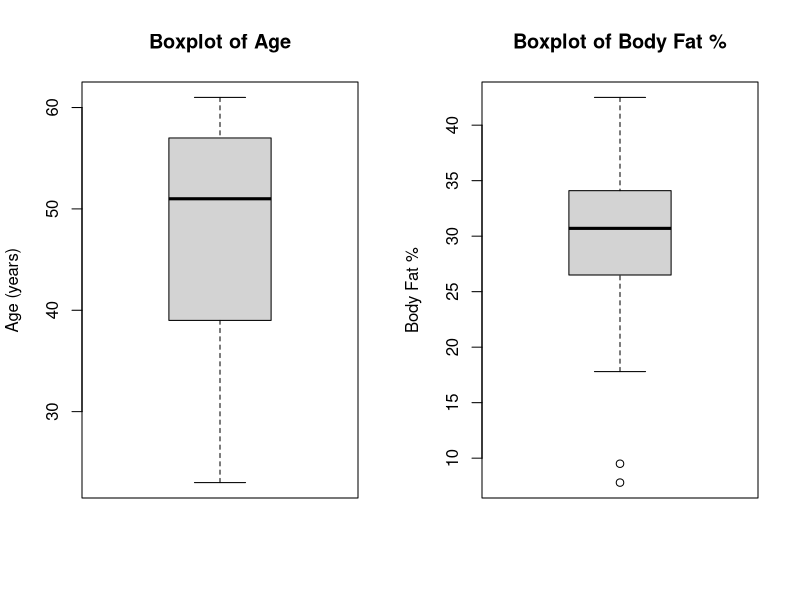
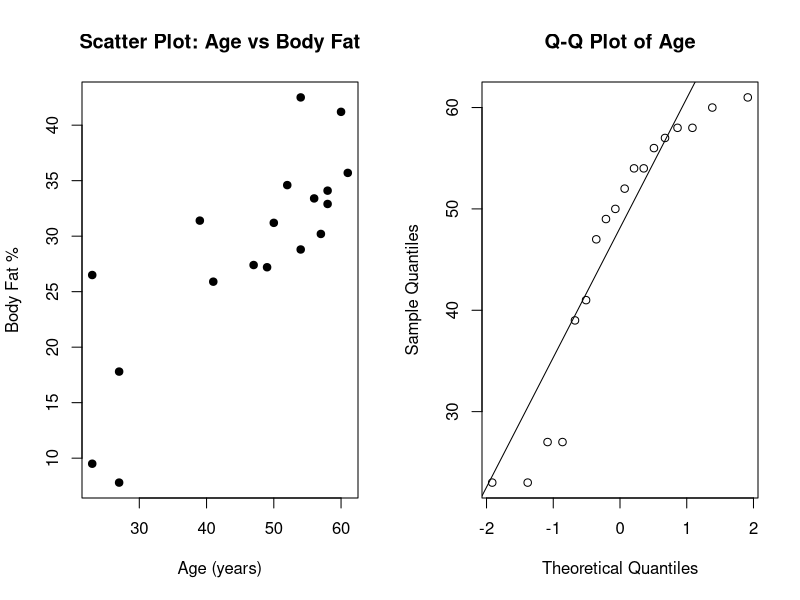
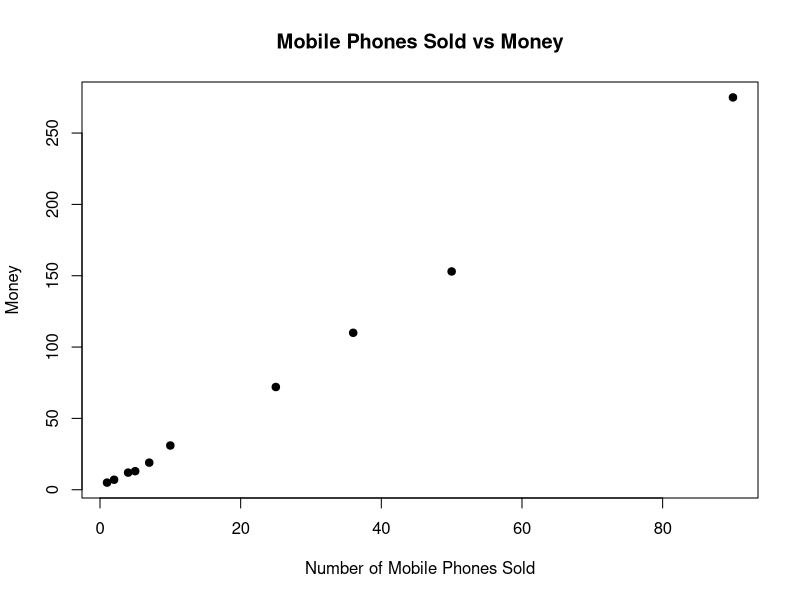
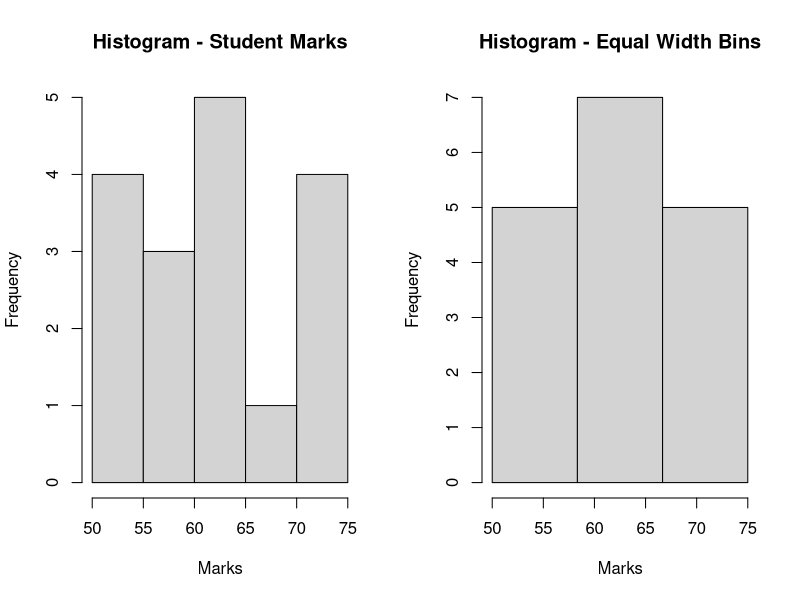
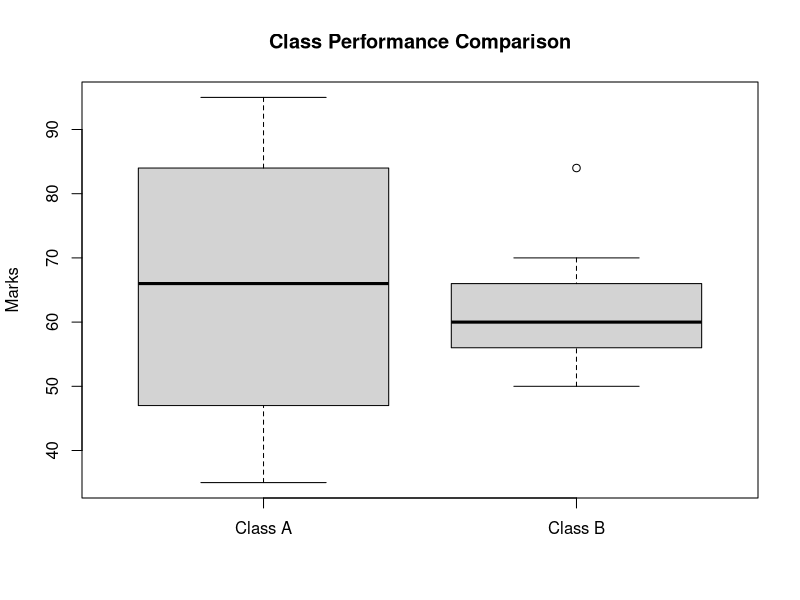
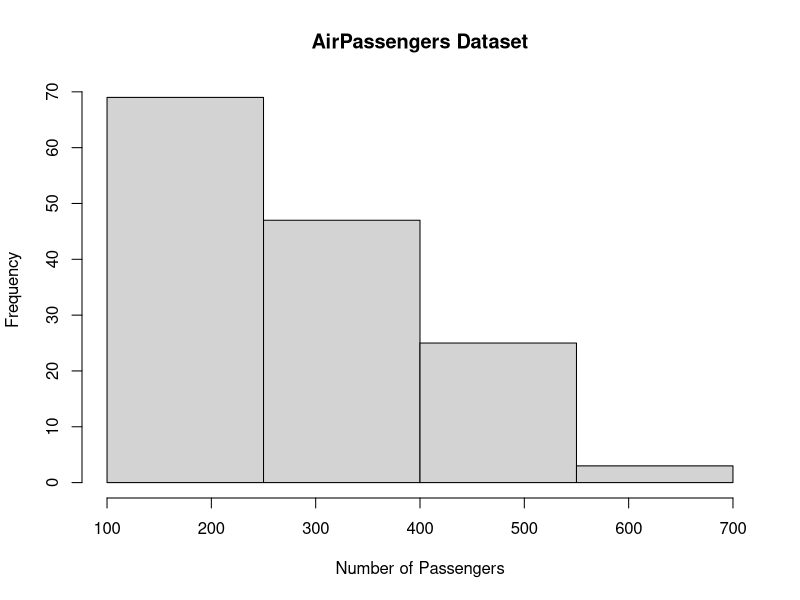
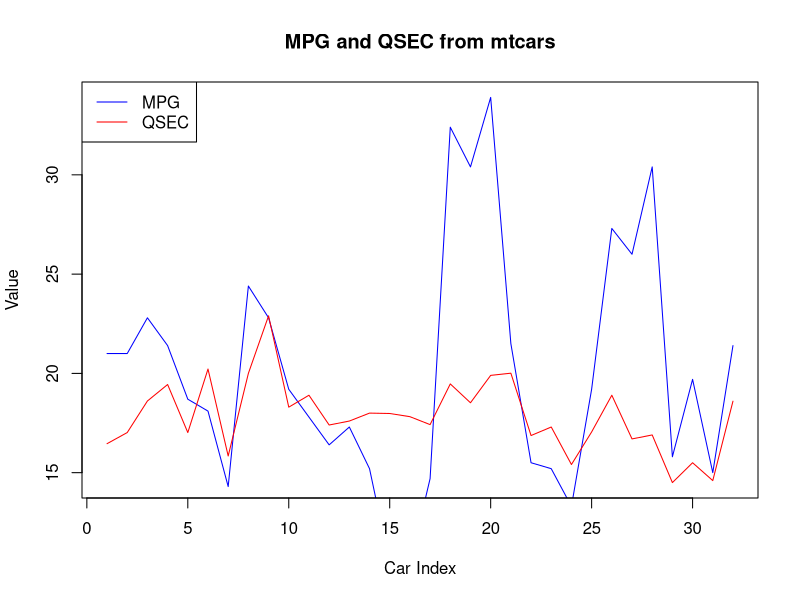

These charts were generated, in order, by the following R code: (Note: this script raises an error after producing the figures.)
# CSA16 DATA WAREHOUSE AND DATA MINING - LAB SOLUTIONS
# Part 1: Statistics and Visualization (Exercises 2, 4-8, 10-11, 14, 16-21, 25, 31, 33-34)

# ============================================================================
# EXERCISE 2: Mean, Median, Mode, Midrange, and Quartiles
# ============================================================================
data2 <- c(13, 15, 16, 16, 19, 20, 20, 21, 22, 22, 25, 25, 25, 25, 30, 33, 33, 35, 35, 35, 35, 36, 40, 45, 46, 52, 70)

# (a) Mean and Median
mean_val <- mean(data2)
median_val <- median(data2)
cat("Mean:", mean_val, "\n")
cat("Median:", median_val, "\n")

# (b) Mode
get_mode <- function(x) {
  ux <- unique(x)
  ux[which.max(tabulate(match(x, ux)))]
}
mode_val <- get_mode(data2)
cat("Mode:", mode_val, "\n")
cat("Modality: The data is multimodal (25 appears 4 times)\n")

# (c) Midrange
midrange <- (min(data2) + max(data2)) / 2
cat("Midrange:", midrange, "\n")

# (d) First and Third Quartiles
q1 <- quantile(data2, 0.25)
q3 <- quantile(data2, 0.75)
cat("Q1 (First Quartile):", q1, "\n")
cat("Q3 (Third Quartile):", q3, "\n")

# ============================================================================
# EXERCISE 4: Data Smoothing (Bin Mean, Bin Median, Bin Boundaries)
# ============================================================================
data4 <- c(11, 13, 13, 15, 15, 16, 19, 20, 20, 20, 21, 21, 22, 23, 24, 30, 40, 45, 45, 45, 71, 72, 73, 75)

# Divide into 3 equal-frequency bins
bin_size <- length(data4) / 3
bin1 <- data4[1:floor(bin_size)]
bin2 <- data4[(floor(bin_size)+1):(2*floor(bin_size))]
bin3 <- data4[(2*floor(bin_size)+1):length(data4)]

# a) Smoothing by bin mean
bin1_mean <- mean(bin1)
bin2_mean <- mean(bin2)
bin3_mean <- mean(bin3)

data4_bin_mean <- c(rep(bin1_mean, length(bin1)), 
                    rep(bin2_mean, length(bin2)), 
                    rep(bin3_mean, length(bin3)))
cat("Exercise 4a - Smoothing by Bin Mean:\n")
cat("Bin 1:", bin1, " -> Mean:", bin1_mean, "\n")
cat("Bin 2:", bin2, " -> Mean:", bin2_mean, "\n")
cat("Bin 3:", bin3, " -> Mean:", bin3_mean, "\n")
cat("Smoothed data:", data4_bin_mean, "\n\n")

# b) Smoothing by bin median
bin1_median <- median(bin1)
bin2_median <- median(bin2)
bin3_median <- median(bin3)

data4_bin_median <- c(rep(bin1_median, length(bin1)), 
                      rep(bin2_median, length(bin2)), 
                      rep(bin3_median, length(bin3)))
cat("Exercise 4b - Smoothing by Bin Median:\n")
cat("Bin 1 Median:", bin1_median, "\n")
cat("Bin 2 Median:", bin2_median, "\n")
cat("Bin 3 Median:", bin3_median, "\n")
cat("Smoothed data:", data4_bin_median, "\n\n")

# c) Smoothing by bin boundaries
bin1_boundary <- c(rep(min(bin1), length(bin1)/2), rep(max(bin1), ceiling(length(bin1)/2)))
bin2_boundary <- c(rep(min(bin2), length(bin2)/2), rep(max(bin2), ceiling(length(bin2)/2)))
bin3_boundary <- c(rep(min(bin3), length(bin3)/2), rep(max(bin3), ceiling(length(bin3)/2)))

data4_bin_boundary <- c(bin1_boundary[1:length(bin1)], 
                        bin2_boundary[1:length(bin2)], 
                        bin3_boundary[1:length(bin3)])
cat("Exercise 4c - Smoothing by Bin Boundaries:\n")
cat("Smoothed data:", data4_bin_boundary, "\n\n")

# ============================================================================
# EXERCISE 5: Hospital Age and Body Fat Data - Statistics and Plots
# ============================================================================
age5 <- c(23, 23, 27, 27, 39, 41, 47, 49, 50, 52, 54, 54, 56, 57, 58, 58, 60, 61)
bodyfat5 <- c(9.5, 26.5, 7.8, 17.8, 31.4, 25.9, 27.4, 27.2, 31.2, 34.6, 42.5, 28.8, 33.4, 30.2, 34.1, 32.9, 41.2, 35.7)

# (a) Mean, Median, Standard Deviation
cat("EXERCISE 5 - Hospital Data Analysis\n")
cat("Age - Mean:", mean(age5), ", Median:", median(age5), ", SD:", sd(age5), "\n")
cat("Body Fat - Mean:", mean(bodyfat5), ", Median:", median(bodyfat5), ", SD:", sd(bodyfat5), "\n\n")

# (b) Boxplots
par(mfrow=c(1,2))
boxplot(age5, main="Boxplot of Age", ylab="Age (years)")
boxplot(bodyfat5, main="Boxplot of Body Fat %", ylab="Body Fat %")
par(mfrow=c(1,1))

# (c) Scatter plot and Q-Q plot
par(mfrow=c(1,2))
plot(age5, bodyfat5, main="Scatter Plot: Age vs Body Fat", 
     xlab="Age (years)", ylab="Body Fat %", pch=19)
qqnorm(age5, main="Q-Q Plot of Age")
qqline(age5)
par(mfrow=c(1,1))

# ============================================================================
# EXERCISE 6: Normalization Methods for Age Data
# ============================================================================
age_value <- 35
age_mean <- mean(age5)
age_sd <- 12.94

cat("\nEXERCISE 6 - Normalization of Age = 35\n")

# (i) Min-Max Normalization
age_min <- min(age5)
age_max <- max(age5)
normalized_minmax <- (age_value - age_min) / (age_max - age_min)
cat("(i) Min-Max Normalization: ", normalized_minmax, "\n")

# (ii) Z-Score Normalization
normalized_zscore <- (age_value - age_mean) / age_sd
cat("(ii) Z-Score Normalization: ", normalized_zscore, "\n")

# (iii) Decimal Scaling Normalization
max_abs <- max(abs(age5))
j <- ceiling(log10(max_abs))
normalized_decimal <- age_value / (10^j)
cat("(iii) Decimal Scaling Normalization: ", normalized_decimal, "\n")

# ============================================================================
# EXERCISE 7: Vector Operations - Pencils in Boxes
# ============================================================================
cat("\nEXERCISE 7 - Pencils in Boxes\n")
boxes <- c(9, 25, 23, 12, 11, 6, 7, 8, 9, 10)
cat("Data:", boxes, "\n")
cat("Mean:", mean(boxes), "\n")
cat("Median:", median(boxes), "\n")
cat("Mode:", get_mode(boxes), "\n")

# ============================================================================
# EXERCISE 8: Scatter Plot - Mobile Phones Sales
# ============================================================================
cat("\nEXERCISE 8 - Mobile Phones Sales vs Money\n")
x8 <- c(4, 1, 5, 7, 10, 2, 50, 25, 90, 36)
y8 <- c(12, 5, 13, 19, 31, 7, 153, 72, 275, 110)
plot(x8, y8, main="Mobile Phones Sold vs Money", 
     xlab="Number of Mobile Phones Sold", ylab="Money", pch=19)

# ============================================================================
# EXERCISE 9: Equal-Frequency and Equal-Width Partitioning with Histogram
# ============================================================================
cat("\nEXERCISE 9 - Data Partitioning\n")
marks9 <- c(55, 60, 71, 63, 55, 65, 50, 55, 58, 59, 61, 63, 65, 67, 71, 72, 75)
marks9_sorted <- sort(marks9)

# (a) Equal-frequency (equi-depth) partitioning into 3 bins
n <- length(marks9_sorted)
bin_freq_size <- n / 3
eq_freq_bin1 <- marks9_sorted[1:floor(bin_freq_size)]
eq_freq_bin2 <- marks9_sorted[(floor(bin_freq_size)+1):(2*floor(bin_freq_size))]
eq_freq_bin3 <- marks9_sorted[(2*floor(bin_freq_size)+1):n]

# (b) Equal-width partitioning into 3 bins
bin_width <- (max(marks9_sorted) - min(marks9_sorted)) / 3
eq_width_bin1 <- marks9_sorted[marks9_sorted <= min(marks9_sorted) + bin_width]
eq_width_bin2 <- marks9_sorted[marks9_sorted > min(marks9_sorted) + bin_width & 
                                 marks9_sorted <= min(marks9_sorted) + 2*bin_width]
eq_width_bin3 <- marks9_sorted[marks9_sorted > min(marks9_sorted) + 2*bin_width]

cat("Equal-Frequency Bins:\n")
cat("Bin 1:", eq_freq_bin1, "\n")
cat("Bin 2:", eq_freq_bin2, "\n")
cat("Bin 3:", eq_freq_bin3, "\n\n")

cat("Equal-Width Bins:\n")
cat("Bin 1:", eq_width_bin1, "\n")
cat("Bin 2:", eq_width_bin2, "\n")
cat("Bin 3:", eq_width_bin3, "\n\n")

# Histogram
par(mfrow=c(1,2))
hist(marks9_sorted, main="Histogram - Student Marks", breaks=5, xlab="Marks", ylab="Frequency")
hist(marks9_sorted, main="Histogram - Equal Width Bins", 
     breaks=c(min(marks9_sorted), min(marks9_sorted)+bin_width, 
              min(marks9_sorted)+2*bin_width, max(marks9_sorted)), xlab="Marks", ylab="Frequency")
par(mfrow=c(1,1))

# ============================================================================
# EXERCISE 10: Inter-Quartile Range and Standard Deviation
# ============================================================================
cat("\nEXERCISE 10 - Car Speed Analysis\n")
speed10 <- c(78.3, 81.8, 82, 74.2, 83.4, 84.5, 82.9, 77.5, 80.9, 70.6)
q1_10 <- quantile(speed10, 0.25)
q3_10 <- quantile(speed10, 0.75)
iqr_10 <- q3_10 - q1_10
sd_10 <- sd(speed10)
cat("Q1:", q1_10, "\n")
cat("Q3:", q3_10, "\n")
cat("IQR:", iqr_10, "\n")
cat("Standard Deviation:", sd_10, "\n")

# ============================================================================
# EXERCISE 14: Class Performance Comparison with Boxplot
# ============================================================================
cat("\nEXERCISE 14 - Class Performance Comparison\n")
classA <- c(76, 35, 47, 64, 95, 66, 89, 36, 84)
classB <- c(51, 56, 84, 60, 59, 70, 63, 66, 50)

cat("Class A - Mean:", mean(classA), ", Median:", median(classA), 
    ", Range:", max(classA)-min(classA), "\n")
cat("Class B - Mean:", mean(classB), ", Median:", median(classB), 
    ", Range:", max(classB)-min(classB), "\n\n")

boxplot(classA, classB, names=c("Class A", "Class B"), 
        main="Class Performance Comparison", ylab="Marks")

# ============================================================================
# EXERCISE 16: Histogram for AirPassengers Dataset
# ============================================================================
cat("\nEXERCISE 16 - AirPassengers Histogram\n")
hist(AirPassengers, breaks=seq(100, 700, by=150), 
     main="AirPassengers Dataset", xlab="Number of Passengers", ylab="Frequency")

# ============================================================================
# EXERCISE 17: Multiple Lines in Line Chart (mtcars dataset)
# ============================================================================
cat("\nEXERCISE 17 - Multiple Lines Chart\n")
plot(mtcars$mpg, type="l", col="blue", main="MPG and QSEC from mtcars", 
     ylab="Value", xlab="Car Index", ylim=c(min(mtcars$qsec), max(mtcars$mpg)))
lines(mtcars$qsec, type="l", col="red")
legend("topleft", legend=c("MPG", "QSEC"), col=c("blue", "red"), lty=1)

# ============================================================================
# EXERCISE 18: Water Dataset - Linear Regression
# ============================================================================
cat("\nEXERCISE 18 - Water Dataset Linear Regression\n")
data(water)
plot(water$hardness, water$mortality, main="Mortality vs Hardness", 
     xlab="Hardness", ylab="Mortality")
model18 <- lm(mortality ~ hardness, data=water)
abline(model18, col="red")
summary(model18)

# Prediction for hardness = 88
pred_mortality <- predict(model18, newdata=data.frame(hardness=88))
cat("Predicted Mortality for Hardness=88:", pred_mortality, "\n")

# ============================================================================
# EXERCISE 19: Boxplot for mtcars - MPG vs Cylinders
# ============================================================================
cat("\nEXERCISE 19 - MPG vs Cylinders Boxplot\n")
boxplot(mpg ~ cyl, data=mtcars, main="MPG by Number of Cylinders", 
        xlab="Number of Cylinders", ylab="Miles Per Gallon")

# ============================================================================
# EXERCISE 20: Outliers Detection Using Boxplot (Tennis Example)
# ============================================================================
cat("\nEXERCISE 20 - Outliers Detection\n")
# Example: Tennis player scores
points <- c(45, 42, 48, 50, 47, 49, 46, 48, 100, 51, 49, 50, 48, 47, 49)
boxplot(points, main="Tennis Player Points - Outlier Detection", ylab="Points Scored")
cat("Data:", points, "\n")
q1 <- quantile(points, 0.25)
q3 <- quantile(points, 0.75)
iqr <- q3 - q1
lower_bound <- q1 - 1.5*iqr
upper_bound <- q3 + 1.5*iqr
outliers <- points[points < lower_bound | points > upper_bound]
cat("Outliers (beyond 1.5*IQR):", outliers, "\n")

# ============================================================================
# EXERCISE 21: Blood Pressure vs Age Analysis (Diabetes Dataset)
# ============================================================================
cat("\nEXERCISE 21 - Blood Pressure vs Age\n")
# Creating sample diabetes data if not available
diabetes_data <- data.frame(
  Age = c(21, 25, 28, 35, 40, 45, 50, 55, 60, 65),
  BloodPressure = c(110, 115, 118, 120, 125, 130, 135, 140, 145, 150)
)

par(mfrow=c(1,2))
plot(diabetes_data$Age, diabetes_data$BloodPressure, main="Blood Pressure vs Age", 
     xlab="Age (years)", ylab="Blood Pressure")
barplot(diabetes_data$BloodPressure, names.arg=diabetes_data$Age, 
        main="Blood Pressure by Age Group", xlab="Age", ylab="Blood Pressure")
par(mfrow=c(1,1))

# ============================================================================
# EXERCISE 25: Diabetes Trend Analysis - Linear and Multiple Regression
# ============================================================================
cat("\nEXERCISE 25 - Diabetes Trend Analysis\n")
# Sample diabetes analysis
diabetes_trend <- data.frame(
  Age = c(25, 30, 35, 40, 45, 50, 55, 60),
  DiabetesLevel = c(85, 92, 100, 110, 125, 140, 155, 170),
  BMI = c(22, 24, 25, 27, 29, 31, 33, 35)
)

# Linear regression
model_linear <- lm(DiabetesLevel ~ Age, data=diabetes_trend)
summary(model_linear)

# Multiple regression
model_multiple <- lm(DiabetesLevel ~ Age + BMI, data=diabetes_trend)
summary(model_multiple)

plot(diabetes_trend$Age, diabetes_trend$DiabetesLevel, main="Diabetes Level by Age", 
     xlab="Age", ylab="Diabetes Level")
abline(model_linear, col="red")

# ============================================================================
# EXERCISE 31: K-Means Clustering (Manual example)
# ============================================================================
cat("\nEXERCISE 31 - K-Means Clustering\n")
employee_data <- data.frame(
  EmployeeID = c(111, 222, 333, 444, 555, 666),
  Age = c(28, 25, 26, 25, 30, 29),
  Salary = c(150000, 150000, 160000, 160000, 170000, 200000),
  CreditScore = c(39, 27, 42, 40, 64, 72)
)

kmeans_result <- kmeans(employee_data[, c("Age", "Salary", "CreditScore")], centers=3)
employee_data$Cluster <- kmeans_result$cluster
cat("K-Means Clustering Results:\n")
print(employee_data)

plot(employee_data$Age, employee_data$Salary, col=kmeans_result$cluster, 
     main="Employee Clustering (Age vs Salary)", pch=19)

# ============================================================================
# EXERCISE 33: Vegetarian Count Analysis
# ============================================================================
cat("\nEXERCISE 33 - Vegetarian Analysis\n")
persons <- c("Gopu", "Babu", "Baby", "Gopal", "Krishna", "Jai", "Dev", "Malini", "Hema", "Anu")
vegetarian <- c("yes", "yes", "yes", "no", "yes", "no", "no", "yes", "yes", "yes")

veg_count <- sum(vegetarian == "yes")
non_veg_count <- sum(vegetarian == "no")

cat("Total Vegetarians:", veg_count, "\n")
cat("Total Non-Vegetarians:", non_veg_count, "\n")
cat("Greater Count:", ifelse(veg_count > non_veg_count, "Vegetarians", "Non-Vegetarians"), "\n")

barplot(c(veg_count, non_veg_count), names.arg=c("Vegetarian", "Non-Vegetarian"), 
        main="Vegetarian vs Non-Vegetarian Count", ylab="Count")

# ============================================================================
# EXERCISE 34: Scatter Plot - Mobile Phones Sales (Duplicate)
# ============================================================================
cat("\nEXERCISE 34 - Mobile Phones Sales Scatter Plot\n")
x34 <- c(4, 1, 5, 7, 10, 2, 50, 25, 90, 36)
y34 <- c(12, 5, 13, 19, 31, 7, 153, 72, 275, 110)
plot(x34, y34, main="Mobile Phones Sold vs Revenue", 
     xlab="Number of Mobile Phones Sold", ylab="Revenue", pch=19, col="blue")
